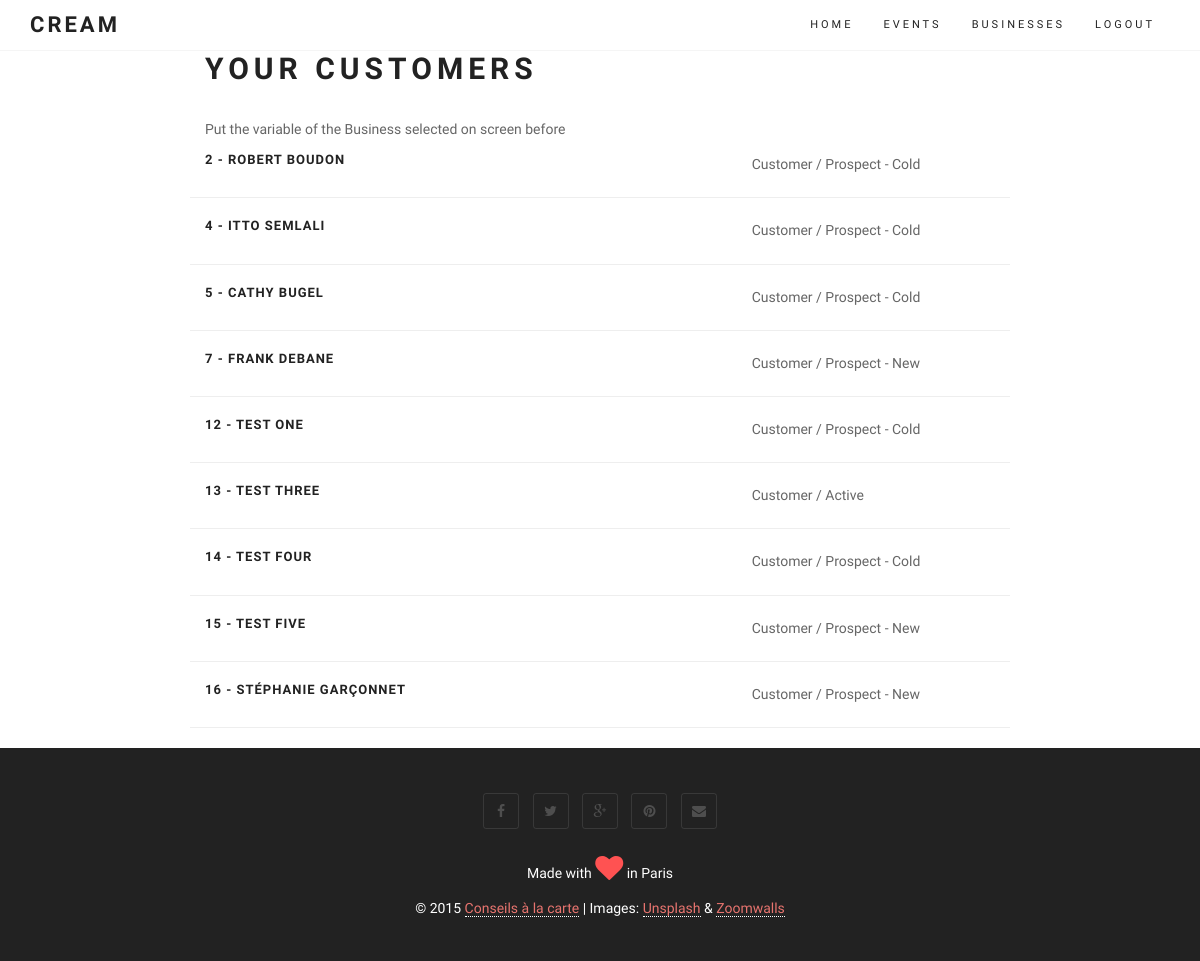
The app's page /customer/1/ (signed in) with its own data.
### core/models.py (models this page shows)
class Customer(models.Model):
	user = models.ForeignKey(User)
	business = models.ForeignKey(Business) # could we make it multiple values
	kind = models.IntegerField(choices=CUSTOMER_KIND, null=True, blank=True)
	status = models.IntegerField(choices=CUSTOMER_STATUS, null=True, blank=True)
	fullname = models.CharField(max_length=100, null=True, blank=True)
	telephone = models.CharField(max_length=20, null=True, blank=True)
	email = models.CharField(max_length=100, null=True, blank=True)
 	created_at = models.DateTimeField(auto_now_add=True)
 	def __unicode__(self):
 		return self.fullname #+ ' - ' + str(self.bus_c) + ' - ' + str(self.fullname)
 	def get_absolute_url(self):
 	 	return reverse (viewname="customer_list", args=[self.id])

### core/views.py (the view)
# urls.py: url(r'customer/(?P<pk>\d+)/$', login_required(coreviews.CustomerListView.as_view()), name = 'customer_list'),
class CustomerListView(ListView):
	model = coremodels.Customer
	template_name = "customer/list.html"
	context_object_name = 'customer'
	def get_queryset(self):
		return coremodels.Customer.objects.filter(user=self.request.user,business=self.kwargs['pk'])

### templates/customer/list.html (shortened to what this page needs)
{% extends "base/theme.html" %}
{% block content %}
<div class="row main-content">
	<div class="col-md-2"></div>
	<div class="col-md-8">
	<h2>Your Customers</h2>
Put the variable of the Business selected on screen before<p>
		{% for customer in object_list %}
		<div class="row">
	 		<div class="col-md-8">
				<h3>{{ customer.id }} - {{ customer.fullname }}</h3>
			</div>
			<div class="col-md-4">
				{{ customer.get_kind_display }} / {{ customer.get_status_display }}
			</div>
		</div>
		<div class="row">
			<hr>
		</div>
		{% endfor %}
	</div>
	<div class="col-md-2"></div>
</div>
{% endblock %}

### static/css/style.css (style rules this page uses)
body { font: 300 14px/1.8 'Raleway', sans-serif; color: #666; overflow-x: hidden; }
h1, h2, h3, h4, h5, h6 { font: 700 40px/1.2 Raleway, sans-serif; text-transform: uppercase; letter-spacing: 5px; margin: 5px 0 5px; color: #222; }
h2 { font-size: 30px; margin: 0 0 30px; }
h3 { font-size: 13px; letter-spacing: 1px; margin: 0 0 5px; }

### records on screen
Customer: id "2", fullname "ROBERT BOUDON", kind "Customer", status "Prospect - Cold"
Customer: id "4", fullname "ITTO SEMLALI", kind "Customer", status "Prospect - Cold"
Customer: id "5", fullname "CATHY BUGEL", kind "Customer", status "Prospect - Cold"
Customer: id "7", fullname "FRANK DEBANE", kind "Customer", status "Prospect - New"
Customer: id "12", fullname "TEST ONE", kind "Customer", status "Prospect - Cold"
Customer: id "13", fullname "TEST THREE", kind "Customer", status "Active"
Customer: id "14", fullname "TEST FOUR", kind "Customer", status "Prospect - Cold"
Customer: id "15", fullname "TEST FIVE", kind "Customer", status "Prospect - New"
Customer: id "16", fullname "STÉPHANIE GARÇONNET", kind "Customer", status "Prospect - New"
